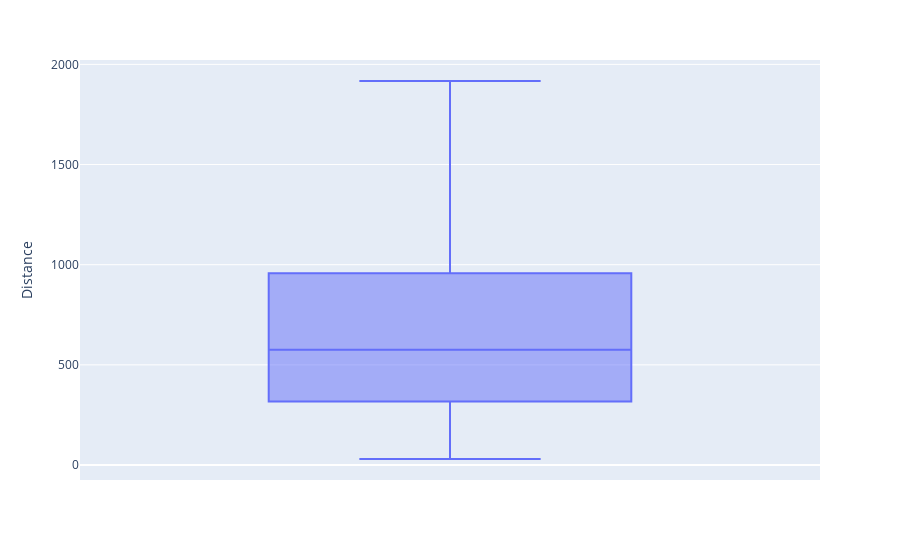

Notebook cell for this chart:
### Code cell
import plotly.express as px
fig = px.box(df, y="Distance")
fig.show()

### Figure 1 — Plotly figure (JSON) as saved in the notebook; plotly's stock layout.template omitted (floating-point values rounded to 4 significant figures; data arrays with more than 128 entries replaced by an {"elided": "..."} marker saying what was removed)
{"data": [{"alignmentgroup": "True", "hovertemplate": "Distance=%{y}<extra></extra>", "legendgroup": "", "marker": {"color": "#636efa"}, "name": "", "notched": false, "offsetgroup": "", "orientation": "v", "showlegend": false, "type": "box", "x0": " ", "xaxis": "x", "y": {"elided": "100000 int values"}, "y0": " ", "yaxis": "y"}], "layout": {"autosize": true, "boxmode": "group", "legend": {"tracegroupgap": 0}, "margin": {"t": 60}, "xaxis": {"anchor": "y", "autorange": true, "domain": [0, 1], "range": [-0.5, 0.5], "type": "category"}, "yaxis": {"anchor": "x", "autorange": true, "domain": [0, 1], "range": [-74.83, 2022.0], "title": {"text": "Distance"}, "type": "linear"}}}
